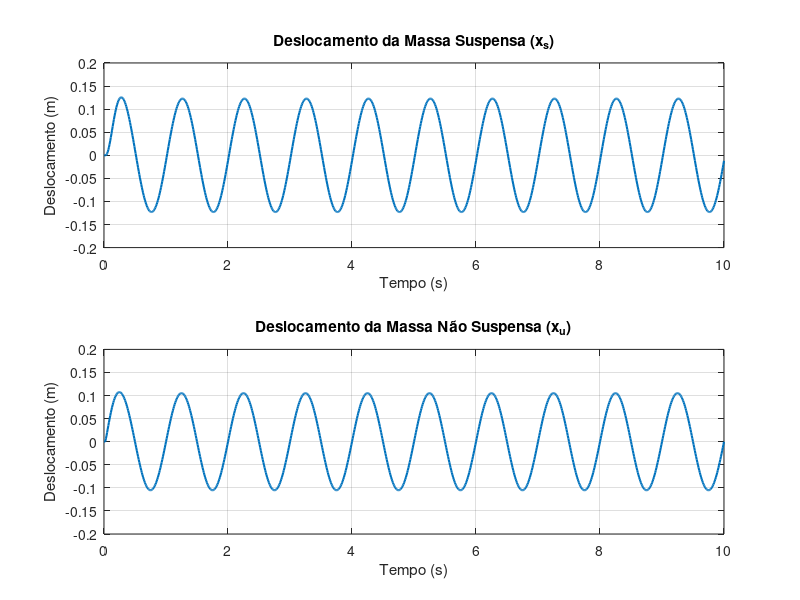
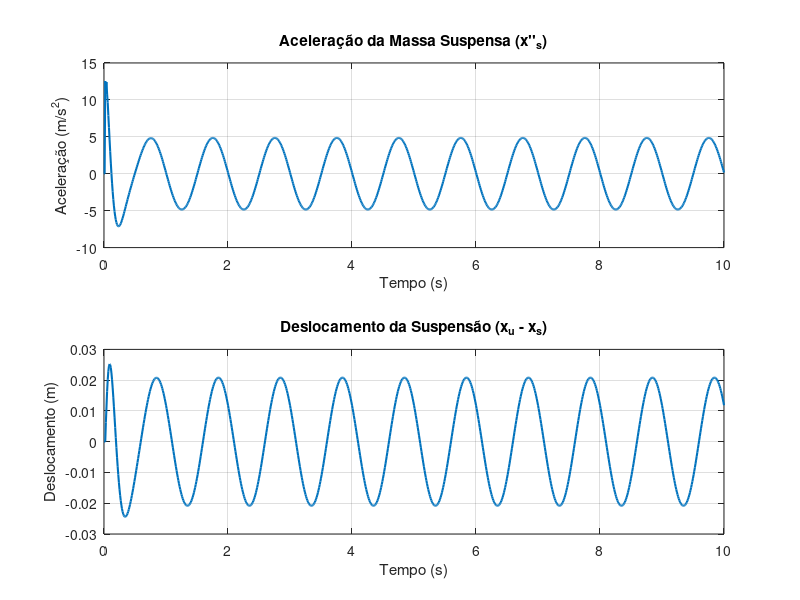

Write the MATLAB code that produced these figures, in order.
clc; clearvars; close all;

%% IMPLEMENTAÇÃO MANUAL

% Parâmetros
m_s = 250;      % Massa suspensa (kg) - 250 a 500 kg 
m_u = 25;       % Massa não suspensa (kg) - 25 a 75 kg
k_s = 50000;    % Rigidez da suspensão (N/m) - 10 000 a 50 000 N/m
k_t = 250000;   % Rigidez do pneu (N/m) - 150 000 a 250 000 N/m
c_s = 5000;     % Amortecimento da suspensão (Ns/m) - 1 000 a 5 000 Ns/m

% Matrizes do Espaço de Estados
A = [0, 1, 0, 0;
    -k_s/m_s, -c_s/m_s, k_s/m_s, c_s/m_s;
     0, 0, 0, 1;
     k_s/m_u, c_s/m_u, -(k_s+k_t)/m_u, -c_s/m_u];
B = [0; 0; 0; k_t/m_u];
C = [1, 0, 0, 0; 0, 0, 1, 0];
D = [0; 0];

% Parâmetros para Simulação
A_input = 0.1;        % Amplitude do solavanco (m)
t = 0:0.01:10;         % Período de 0 a 5 segundos com passo de 0.01 s
u = A_input * sin(2 * pi * t); % Entrada de excitação (altura do solavanco)

% Inicialização dos Estados
x = zeros(4, length(t)); % Estados: [x_s; dx_s; x_u; dx_u]
y = zeros(2, length(t)); % Saída: [x_s; x_u]

% Integração Numérica (Método de Euler)
dt = t(2) - t(1); % Passo de tempo
for i = 1:length(t)-1
    % Derivada dos Estados
    dx = A * x(:, i) + B * u(i);
    % Atualização dos Estados
    x(:, i+1) = x(:, i) + dx * dt;
    % Cálculo da Saída
    y(:, i) = C * x(:, i) + D * u(i);
end

% Saída final para o último passo
y(:, end) = C * x(:, end) + D * u(end);

% --- Cálculo da Aceleração da Massa Suspensa ---

x_s = x(1, :);         % Deslocamento da massa suspensa
dx_s = x(2, :);        % Velocidade da massa suspensa
x_u = x(3, :);         % Deslocamento da massa não suspensa
dx_u = x(4, :);        % Velocidade da massa não suspensa

acel_suspensa = (k_s * (x_u - x_s) + c_s * (dx_u - dx_s)) / m_s;  % Aceleração da massa suspensa

% --- Cálculo do Deslocamento da Suspensão ---
desl_susp = x_u - x_s;  % Deslocamento relativo (x_u - x_s)

% --- Plots ---

% Deslocamentos
figure;
subplot(2,1,1);
plot(t, x_s, 'LineWidth', 1.5);
title('Deslocamento da Massa Suspensa (x_s)');
xlabel('Tempo (s)');
ylabel('Deslocamento (m)');
grid on;

subplot(2,1,2);
plot(t, x_u, 'LineWidth', 1.5);
title('Deslocamento da Massa Não Suspensa (x_u)');
xlabel('Tempo (s)');
ylabel('Deslocamento (m)');
grid on;

% Aceleração e Deslocamento da Suspensão
figure;
subplot(2,1,1);
plot(t, acel_suspensa, 'LineWidth', 1.5);
title('Aceleração da Massa Suspensa (x''''_s)');
xlabel('Tempo (s)');
ylabel('Aceleração (m/s^2)');
grid on;

subplot(2,1,2);
plot(t, desl_susp, 'LineWidth', 1.5);
title('Deslocamento da Suspensão (x_u - x_s)');
xlabel('Tempo (s)');
ylabel('Deslocamento (m)');
grid on;

% Estatísticas de conforto (RMS da aceleração da massa suspensa)
rms_acel_suspensa = rms(acel_suspensa);
fprintf('RMS da Aceleração da Massa Suspensa (Conforto): %.4f m/s^2\n', rms_acel_suspensa);
max_acel_suspensa = max(abs(acel_suspensa));
fprintf('Pico da Aceleração da Massa Suspensa (Conforto): %.4f m/s^2\n', max_acel_suspensa);

% Estatísticas do Deslocamento Relativo da Suspensão
max_desl_susp = max(abs(desl_susp));
fprintf('Pico do Deslocamento Relativo da Suspensão: %.4f m\n', max_desl_susp);
rms_desl_susp = rms(desl_susp);
fprintf('RMS do Deslocamento Relativo da Suspensão: %.4f m\n', rms_desl_susp);